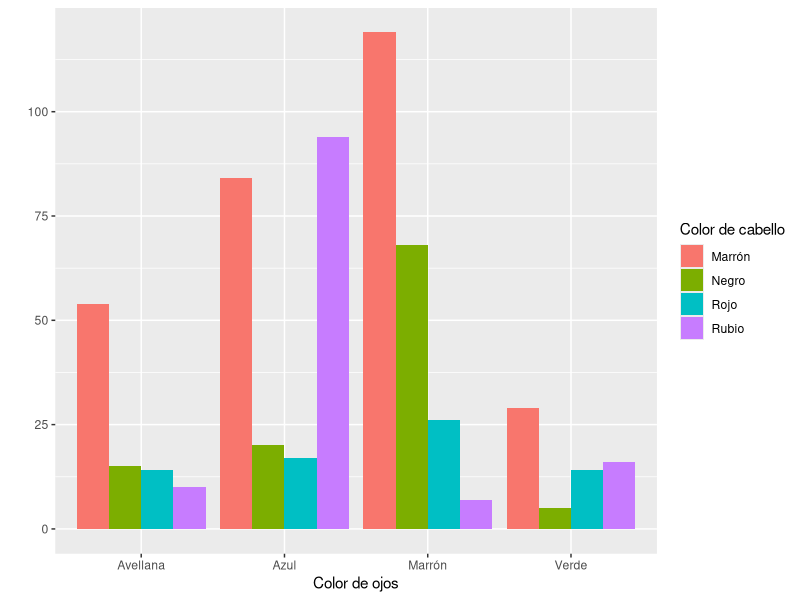
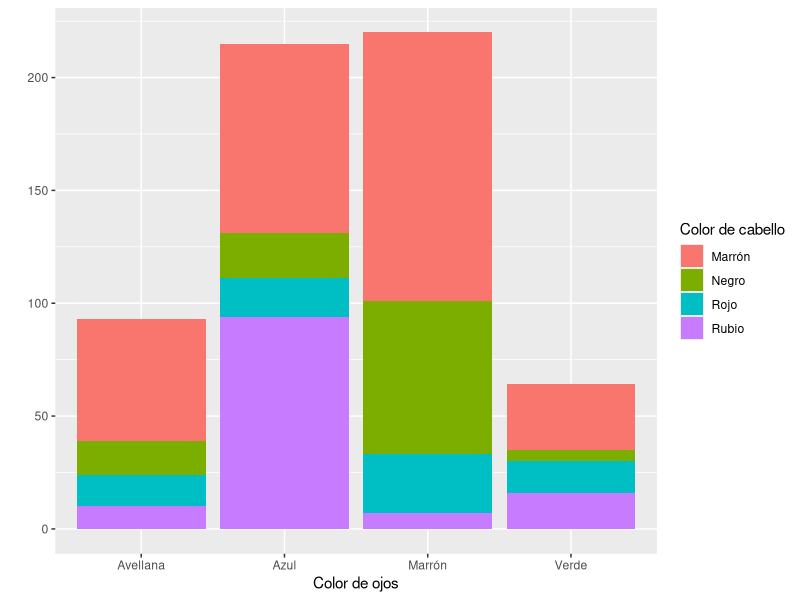

The R script that drew these images, in order:
## ---- chunk 1
data(HairEyeColor)
## ---- chunk 2
View(HairEyeColor)
## ---- chunk 3
library(ggplot2)
library(tidyverse)
## ---- chunk 4

HairEyeColor <- as.data.frame(HairEyeColor)

# No distinguimos entre sexo

H <- HairEyeColor %>%
  filter(Sex == "Male")

M <- HairEyeColor %>%
  filter(Sex == "Female")

colores <- data.frame(Cabello = H$Hair, 
                      Ojos = H$Eye,
                      Frec = H$Freq + M$Freq)

# Traducimos al castellano

colores$Cabello <- as.vector(colores$Cabello)
colores$Cabello[colores$Cabello == "Black"] <- "Negro"
colores$Cabello[colores$Cabello == "Brown"] <- "Marrón"
colores$Cabello[colores$Cabello == "Red"] <- "Rojo"
colores$Cabello[colores$Cabello == "Blond"] <- "Rubio"

colores$Ojos <- as.vector(colores$Ojos)
colores$Ojos[colores$Ojos == "Brown"] <- "Marrón"
colores$Ojos[colores$Ojos == "Blue"] <- "Azul"
colores$Ojos[colores$Ojos == "Hazel"] <- "Avellana"
colores$Ojos[colores$Ojos == "Green"] <- "Verde"
## ---- chunk 5
ggplot(colores, aes(x = Ojos, y = Frec, fill = factor(Cabello))) + 
  geom_bar(position = "dodge", stat = "identity") +
  xlab("Color de ojos") +
  ylab("") +
  labs(fill = "Color de cabello")
## ---- chunk 6
ggplot(colores, aes(x = Ojos, y = Frec, fill = factor(Cabello))) + 
  geom_bar(position = "stack", stat = "identity") +
  xlab("Color de ojos") +
  ylab("") +
  labs(fill = "Color de cabello")
